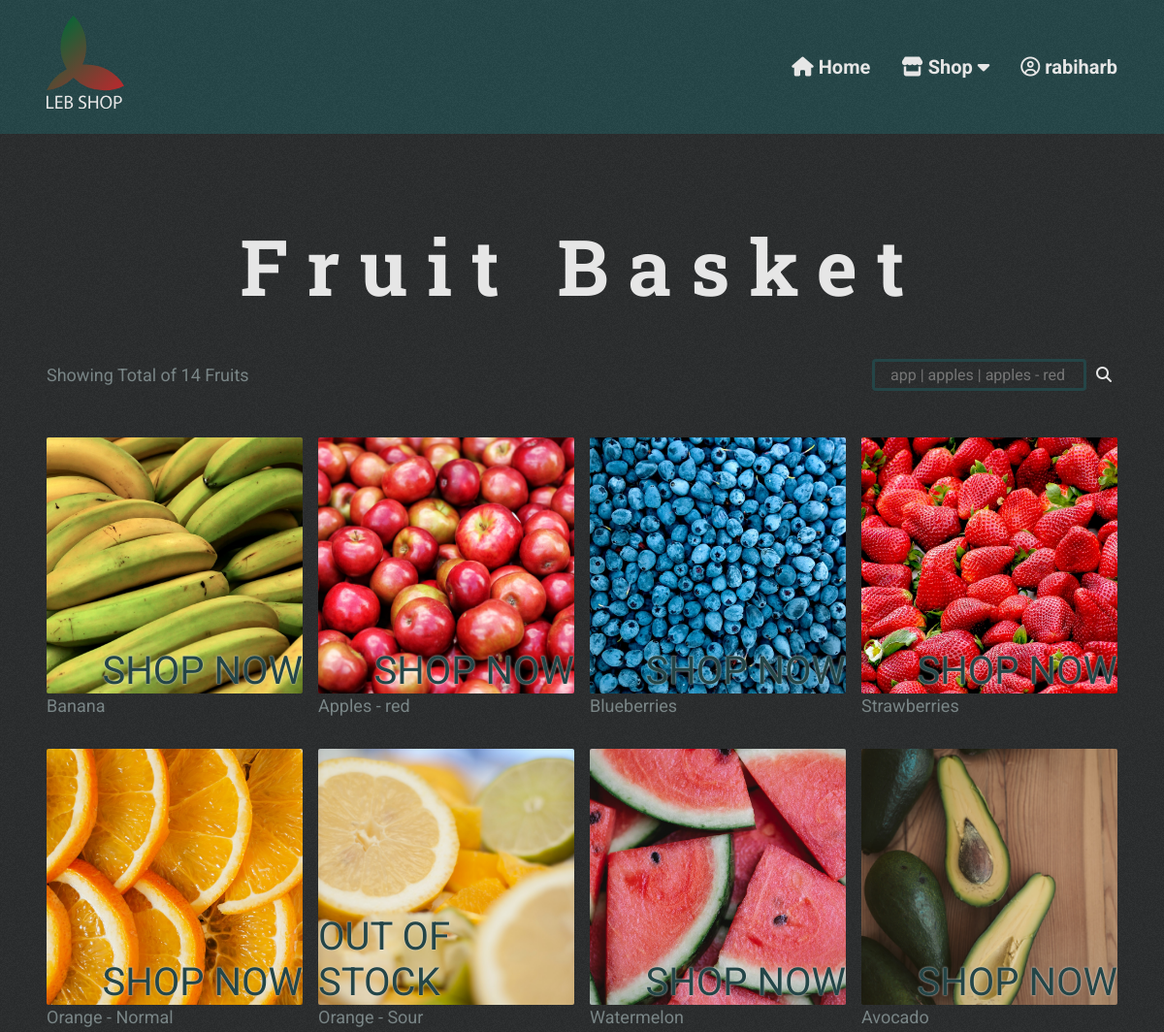
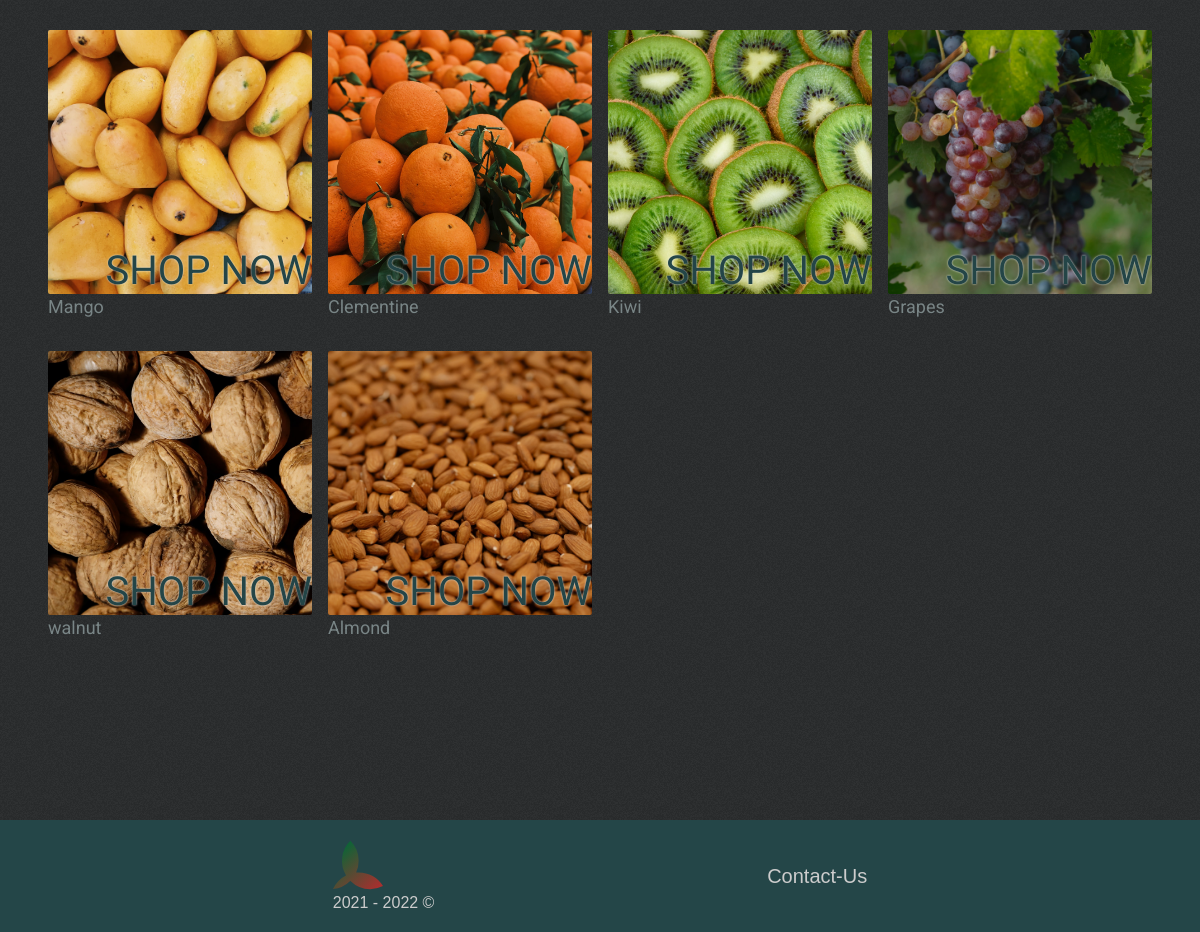
The app's page /shop/all (signed in) with its own data (2 pictures, top to bottom).
### lebshop/db_models.py (models this page shows)
class User(UserMixin, db.Model):
    __tablename__ = "users"
    id = db.Column(db.Integer(), primary_key=True)
    user_name = db.Column(db.String(50), nullable=False, unique=True)
    email = db.Column(db.String(200), nullable=False, unique=True)
    password = db.Column(db.String(1000), nullable=False)

class Fruit(db.Model):
    __tablename__ = "fruits"
    id = db.Column(db.Integer(), primary_key=True)
    name = db.Column(db.String(50), unique=True, nullable=False)
    uom = db.Column(db.String(10), nullable=False)
    price = db.Column(db.Float(), nullable=False)
    currency = db.Column(db.String(32), nullable=False)
    in_stock = db.Column(db.Boolean(), nullable=False)
    desc = db.Column(db.String(100))
    image_path = db.Column(db.String(100), unique=True)
    categories = relationship(
        "Categories", secondary=fruit_category_association_table)
    carts = relationship("FruitCartAss", back_populates="fruit_obj")

### lebshop/routes.py (the view)
@app.route("/shop/<category>")
def leb_shop(category):
    if category == "all":
        fruits_data = Fruit.query.all()
    else:
        fruits_data = Fruit.query.join(
            Fruit.categories, aliased=True).filter_by(name=category).all()
    return render_template("shop.html", fruits_data=fruits_data, keyword=f"category: {category}")

### lebshop/routes.py (called while the page is built)
@ login_manager.user_loader
def load_user(user_id):
    return User.query.get(user_id)

### lebshop/templates/shop.html (shortened to what this page needs)
<!DOCTYPE html>
<html lang="en">
  <head>
    {% include "head_data.html" %}
    <link
      rel="stylesheet"
      href="{{ url_for('static', filename='css/shop.css')}}"
    />
  </head>
  <body>
    <header class="header">
      {% include "nav_bar.html" %} {% include "modal_msgs.html" %}
    </header>
    <main class="main cont">
      <div class="shop">
        <h1 class="shop__title">Fruit Basket</h1>
        <div class="shop__search-cont">
          <p class="shop_results-count">
            Showing Total of {{ fruits_data | length }} Fruits
          </p>
          <form
            action="{{ url_for('leb_shop_search')}}"
            method="get"
            enctype="multipart/form-data"
            id="headerSearchForm"
          >
            <div class="shop__search-controls">
              {% if keyword.split(': ')[0] == "q" %}
              <input
                type="text"
                name="q"
                class="search-input"
                placeholder="app | apples | apples - red"
                value="{{ keyword.split(': ')[1] }}"
                autocomplete="off"
              />
              {% else %}
              <input
                type="text"
                name="q"
                class="search-input"
                placeholder="app | apples | apples - red"
                autocomplete="off"
              />
              {% endif %}
              <button type="submit" class="search-submit">
                <i class="fas fa-search"></i>
              </button>
            </div>
          </form>
        </div>
        {% if not fruits_data: %}
        <h1 class="no-results-disc">
          No results for
          <span class="no-results-disc__keyword">
            '{{ keyword.split(":")[1] }}'
          </span>
        </h1>
        {% else %}
        <div class="shop__fruit-cards-cont">
          {% for fruit in fruits_data: %}
          <div class="shop__fruit-card">
            {% if not fruit.in_stock: %}
            <div class="fruit-card__img-cont">
              <img
                src="{{ url_for('static', filename='img/market/' + fruit.image_path) }}"
                alt="{{ fruit.name }}"
                loading="lazy"
                class="fruit-card__img"
              />
              <div class="fruit-card__img-overlay">
                <span class="overlay-text">OUT OF STOCK</span>
              </div>
            </div>
            <p class="fruit-name no-stock">{{ fruit.name }}</p>
            {% else %}
            <a href="{{ url_for('product_view', product_id=fruit.id)}}">
              <div class="fruit-card__img-cont">
                <picture class="fruit-card__img">
                  <source
                    srcset="{{ url_for('static', filename='img/market/' + fruit.image_path) }}"
                    media="(min-width: 769px)"
                  />
                  <img
                    src="{{ url_for('static', filename='img/market/mobile/' + fruit.image_path) }}"
                    alt="{{ fruit.name }}"
                    class="fruit-card__img"
                    loading="lazy"
                  />
                </picture>
                <div class="fruit-card__img-overlay">
                  <span class="overlay-text">SHOP NOW</span>
                </div>
              </div>
              <p class="fruit-name">{{ fruit.name }}</p>
            </a>
            {% endif %}
          </div>
          {% endfor %} {% endif %}
        </div>
      </div>
    </main>
    {% include "footer.html" %}
  </body>
</html>

### lebshop/templates/nav_bar.html (shortened to what this page needs)
<div class="nav-logo-wrapper">
  <div class="nav-logo-cont cont">
    <div class="logo-cont">
      <a href="{{ url_for('home')}}" class="logo-link">
      </a>
    </div>
    <div class="nav-cont">
      <nav class="nav off">
        <div class="nav-items-cont off">
          <a href="{{ url_for('home')}}" class="nav-link home">
            <i class="fas fa-home"></i> Home
          </a>
          <div class="link-sub-menu shop">
            <a class="nav-link shop">
              <i class="fas fa-store"></i> Shop
              <i class="fas fa-caret-down"></i>
            </a>
          </div>
          {% if not current_user.is_authenticated %}
          <a href="{{ url_for('login')}}" class="nav-link sign-in"
            ><i class="fas fa-sign-in-alt"></i> SignIn</a
          >
          <a href="{{ url_for('signup')}}" class="nav-link sign-up"
            ><i class="fas fa-user-plus"></i> SignUp</a
          >
          {% else %}
          <div class="link-sub-menu user">
            <a class="nav-link user">
              <i class="far fa-user-circle"></i> {{ current_user.user_name }}
            </a>
          </div>
          {% endif %}
        </div>
      </nav>
    </div>
  </div>
</div>

### lebshop/static/css/nav_bar_style.css (style rules this page uses)
.nav-logo-wrapper { background: url(../img/bg-texture.png), hsl(var(--nav-footer-bg)); padding-block: 1rem; }
.nav-logo-cont { display: flex; justify-content: space-between; align-items: center; }
.logo-link { display: block; width: min(10vw, 80px); aspect-ratio: 1; font-size: var(--fs-md); }
.nav-link { font-weight: 700; width: 100%; text-align: center; }
.link-sub-menu { display: flex; width: 100%; flex-direction: column; gap: 0.5rem; }
.fa-caret-down { transition: transform 100ms ease-in; }
.nav.off { position: relative; background-color: transparent; }
.nav { position: fixed; z-index: 99; inset: 0; background-color: hsla(var(--black), 0.25); }
.nav-items-cont.off { transform: translateX(100%); }
.nav-items-cont { z-index: 99; transition: transform 250ms ease-in-out; position: fixed; transform: none; inset: 0 0 0 40%; overflow: auto; background: hsl(var(--dark-teal)); display: flex; flex-direction: column; align-items: center; padding: 10vh 0; gap: 2em; }
@media (min-width: 769px) { .logo-cont { flex-basis: 25%; } }
@media (min-width: 769px) { .nav-cont { padding-block: 2em; flex-basis: 60%; justify-content: flex-end; } }
@media (min-width: 769px) { .nav, .nav.off { position: relative; background-color: transparent; } }
@media (min-width: 769px) { .nav-items-cont, .nav-items-cont.off { position: relative; width: 100%; justify-content: flex-end; gap: 2em; background-color: transparent; inset: unset; padding: 0; overflow: visible; flex-direction: row; transform: none; } }
@media (min-width: 769px) { .nav-link { width: unset; } }
@media (min-width: 769px) { .link-sub-menu { --bottom-space: 20px; width: unset; text-align: center; position: relative; display: inline-block; } }
@media (min-width: 769px) { .link-sub-menu::after { content: ""; position: absolute; top: 100%; left: 0; width: 100%; height: var(--bottom-space); cursor: pointer; background-color: transparent; } }

### lebshop/static/css/shop.css (style rules this page uses)
.main { padding-block: 5rem; }
.shop__title { font-size: var(--fs-lg); text-align: center; font-weight: 700; letter-spacing: 0.25em; margin-bottom: 0.5em; }
.shop__search-cont { display: flex; flex-wrap: wrap; align-items: center; justify-content: space-between; margin-bottom: 3em; }
.search-input { background-color: transparent; border: 3px solid hsl(var(--dark-teal)); border-radius: 0.25em; padding: 0.25em 1em; color: hsl(var(--light-gray)); outline: none; }
.search-submit { background-color: transparent; border: 0; color: hsl(var(--light-gray)); }
.shop__fruit-cards-cont { display: grid; grid-template-columns: repeat(2, 1fr); column-gap: 1rem; row-gap: 2rem; grid-template-rows: auto; }
.fruit-card__img-cont { position: relative; overflow: hidden; border-radius: 2px; }
.fruit-card__img { aspect-ratio: 1 / 1; object-fit: cover; object-position: center center; transition: transform 100ms ease-in; }
.fruit-card__img-overlay { position: absolute; inset: 0; display: flex; justify-content: flex-end; align-items: flex-end; color: hsl(var(--dark-teal)); text-shadow: 0 0 2px hsl(var(--light-gray)); font-size: var(--fs-nrml); font-family: var(--ff-sans); }
@media (min-width: 769px) { .shop__fruit-cards-cont { grid-template-columns: repeat(4, 1fr); } }
@media (min-width: 769px) { .fruit-card__img-overlay { font-size: var(--fs-md); } }

### records on screen
User: user_name "rabiharb"
Fruit: image_path (picture), name "Banana"
Fruit: image_path (picture), name "Apples - red"
Fruit: image_path (picture), name "Blueberries"
Fruit: image_path (picture), name "Strawberries"
Fruit: image_path (picture), name "Orange - Normal"
Fruit: image_path (picture), name "Orange - Sour"
Fruit: image_path (picture), name "Watermelon"
Fruit: image_path (picture), name "Avocado"
Fruit: image_path (picture), name "Mango"
Fruit: image_path (picture), name "Clementine"
Fruit: image_path (picture), name "Kiwi"
Fruit: image_path (picture), name "Grapes"
Fruit: image_path+name (picture), name "walnut"
Fruit: image_path (picture), name "Almond"

### other values on screen
{{ fruits_data | length }} "14"
